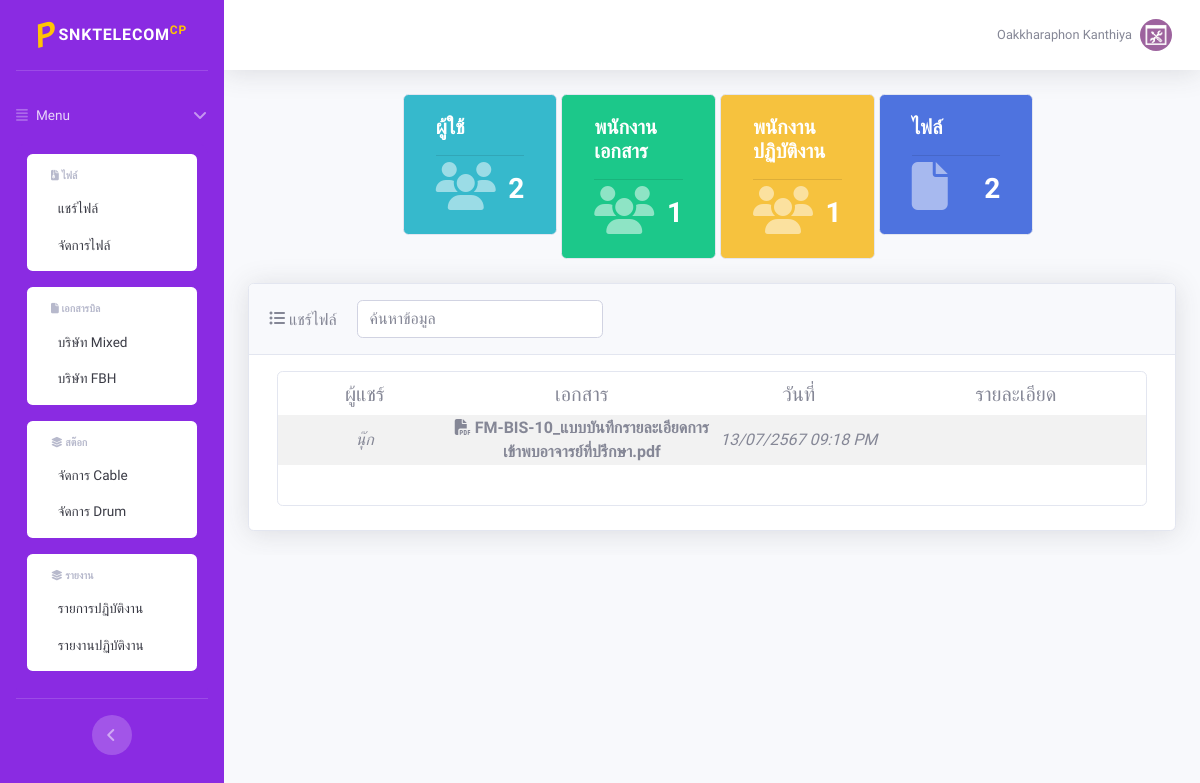
Before: / (signed in) with the older database file.
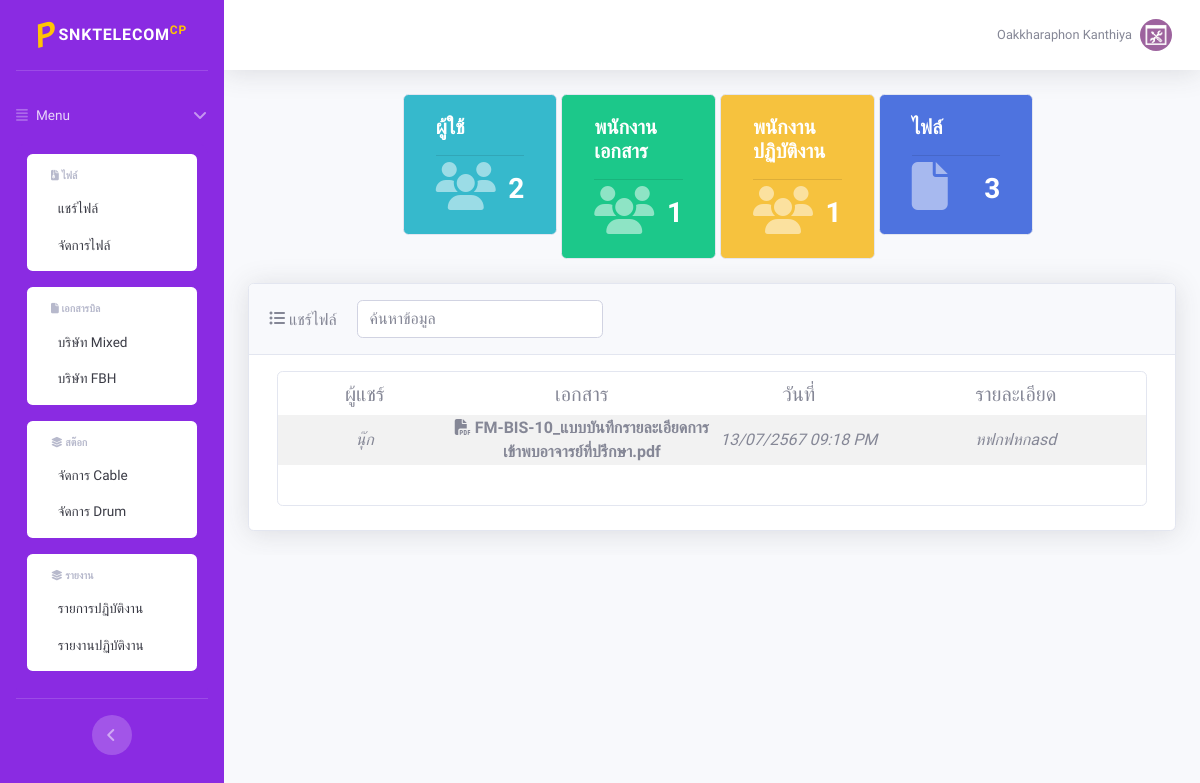
After: the same page with the newer database file.
### tables this page shows
CREATE TABLE `users` (
  `user_id` int(4) NOT NULL,
  `username` varchar(100) NOT NULL,
  `passW` varchar(100) DEFAULT NULL,
  `lv` char(1) NOT NULL DEFAULT '1' COMMENT '0=admin,1=เจ้าของ,2=พนักงานเอกสาร,3=พนักงานปฏิบัติงาน',
  `status` char(1) NOT NULL DEFAULT '1' COMMENT '1=ใช้งาน,0=แบน',
  `users_date` datetime NOT NULL DEFAULT current_timestamp() ON UPDATE current_timestamp(),
  `employee_id` int(4) NOT NULL
);

CREATE TABLE `employee` (
  `employee_id` int(4) NOT NULL,
  `employee_name` varchar(100) NOT NULL,
  `employee_lastname` varchar(100) NOT NULL,
  `employee_age` int(2) NOT NULL,
  `employee_phone` varchar(10) NOT NULL,
  `employee_email` varchar(100) NOT NULL,
  `employee_position` int(1) NOT NULL,
  `employee_status` int(1) NOT NULL,
  `employee_date` datetime NOT NULL
);

CREATE TABLE `files` (
  `files_id` int(5) NOT NULL,
  `name` varchar(200) NOT NULL,
  `description` text NOT NULL,
  `user_id` int(4) NOT NULL,
  `folder_id` int(5) NOT NULL,
  `file_type` varchar(50) NOT NULL,
  `file_path` text NOT NULL,
  `is_public` tinyint(1) DEFAULT 0,
  `files_date` datetime NOT NULL DEFAULT current_timestamp()
);

### home.php (the view, shortened to what this page needs)
<div class="container-fluid">
	<div class="containe-fluid">
		<?php include('connect.php');
		$files = $con->query("SELECT f.*, e.employee_name as uname
                      FROM files f
                      INNER JOIN users u ON u.user_id = f.user_id
                      INNER JOIN employee e ON e.employee_id = u.employee_id
                      WHERE f.is_public = 1
                      ORDER BY DATE(f.files_date) DESC");
		?>
		<div class="row">
			<div class="col-lg-12">
				<div class="card col-md-2 offset-2 bg-info float-left">
					<div class="card-body text-white">
						<h5><b>ผู้ใช้</b></h5>
						<hr>
						<span class="card-icon"><i class="fa fa-users"></i></span>
						<h3 class="text-right"><b>
								<?php
								$stmt = $con->query('SELECT * FROM users');
								echo $stmt->rowCount();
								?>
							</b></h3>
					</div>
				</div>
				<div class="card col-md-2 bg-success offset-2 ml-1 float-left">
					<div class="card-body text-white">
						<h5><b>พนักงานเอกสาร</b></h5>
						<hr>
						<span class="card-icon"><i class="fa fa-users"></i></span>
						<h3 class="text-right"><b>
								<?php
								$stmt = $con->query("SELECT * FROM employee WHERE employee_position = 'พนักงานเอกสาร'");
								echo $stmt->rowCount();
								?>
							</b></h3>
					</div>
				</div>
				<div class="card col-md-2 bg-warning offset-2 ml-1 float-left">
					<div class="card-body text-white">
						<h5><b>พนักงานปฏิบัติงาน</b></h5>
						<hr>
						<span class="card-icon"><i class="fa fa-users"></i></span>
						<h3 class="text-right"><b>
								<?php
								$stmt = $con->query("SELECT * FROM employee WHERE employee_position = 'พนักงานปฏิบัติงาน'");
								echo $stmt->rowCount();
								?>
							</b></h3>
					</div>
				</div>
				<div class="card col-md-2 bg-primary offset-2 ml-1 float-left">
					<div class="card-body text-white">
						<h5><b>ไฟล์</b></h5>
						<hr>
						<span class="card-icon"><i class="fa fa-file"></i></span>
						<h3 class="text-right"><b>
								<?php
								$stmt = $con->query('SELECT * FROM files');
								echo $stmt->rowCount();
								?>
							</b></h3>
					</div>
				</div>
			</div>
		</div>&nbsp;
		<div class="card shadow mb-4">
			<div class="card-header py-3">
				<i class="fa fa-list-ul" aria-hidden="true"></i>&nbsp;แชร์ไฟล์
				<form class="d-none d-sm-inline-block form-inline mr-auto ml-md-3 my-2 my-md-0 mw-100 navbar-search">
					<div class="input-group">
						<input type="text" class="form-control" id="search" aria-label="Small" aria-describedby="inputGroup-sizing-sm" placeholder="ค้นหาข้อมูล">
					</div>
				</form>
			</div>
			<div class="row mt-3 ml-3 mr-3">
				<div class="col-md-12">
					<div class="card border h-100">
						<table width="100%" class="table-striped">
							<thead>
								<tr>
									<th style="padding-top: 10px;" width="20%" scope="col">
										<h5>ผู้แชร์</h5>
									</th>
									<th style="padding-top: 10px;" width="30%" scope="col">
										<h5>เอกสาร</h5>
									</th>
									<th style="padding-top: 10px;" width="20%" scope="col">
										<h5>วันที่</h5>
									</th>
									<th style="padding-top: 10px;" width="30%" scope="col">
										<h5>รายละเอียด</h5>
									</th>
								</tr>
							</thead>
							<tbody>
								<?php if ($files->rowCount() > 0): ?>
									<?php
									while ($row = $files->fetch(PDO::FETCH_ASSOC)) :
										$name = explode(' ||', $row['name']);
										$name = isset($name[1]) ? $name[0] . " (" . $name[1] . ")." . $row['file_type'] : $name[0] . "." . $row['file_type'];
										$pdf_arr = array('pdf', 'ps', 'eps', 'prn');
										$icon = 'fa-file';
										if (in_array(strtolower($row['file_type']), $pdf_arr))
											$icon = 'fa-file-pdf';
									?>
										<tr class='file-item' data-id="<?php echo $row['files_id'] ?>" data-name="<?php echo $name ?>">
											<td><i class="to_file"><?php echo ucwords($row['uname']) ?></i></td>
											<td>
												<span><i class="fa <?php echo $icon ?>"></i></span><b class="to_file"> <?php echo $name ?></b>
											</td>
											<td><i class="to_file"><?php
																	$timestamp = strtotime($row['files_date']);
																	$year_buddhist = date('Y', $timestamp) + 543;
																	$date_buddhist = date('d/m/', $timestamp) . $year_buddhist . date(' h:i A', $timestamp);
																	echo $date_buddhist; ?></i></td>
											<td><i class="to_file"><?php echo $row['description'] ?></i></td>
										</tr>
									<?php endwhile; ?>
								<?php else: ?>
									<tr>
										<td colspan="4" class="text-center">ไม่พบข้อมูล</td>
									</tr>
								<?php endif; ?>
							</tbody>
						</table>
						<div class="pagination-container">
						</div>
					</div>
				</div>
			</div>
		</div>
	</div>
</div>

### header.php (shortened to what this page needs)
<!DOCTYPE html>
<html lang="en">
<head>
  <link href="https://cdnjs.cloudflare.com/ajax/libs/font-awesome/6.5.2/css/all.min.css" rel="stylesheet" type="text/css">
  <link href="css/sb-admin-2.min.css" rel="stylesheet">
  <link href="css/styles.css" rel="stylesheet">
  <link rel="stylesheet" href="https://cdn.jsdelivr.net/npm/sweetalert2@11.4.10/dist/sweetalert2.min.css">
</head>
<body id="page-top">
  <div id="wrapper">
    <ul class="navbar-nav bg-gradient-purple sidebar sidebar-dark accordion" id="accordionSidebar">
      <a class="sidebar-brand d-flex align-items-center justify-content-center" href="index.php?page=<?= base64_encode('home') ?>">
        <div class="sidebar-brand-icon rotate-n-15">
          <i class="warning">P</i>
        </div>
        <div class="sidebar-brand-text mx-1">snktelecom<sup class="warning">CP</sup></div>
      </a>
      <hr class="sidebar-divider">
      <li class="nav-item">
        <a class="nav-link" href="#" data-toggle="collapse" data-target="#collapseTwo" aria-expanded="true" aria-controls="collapseTwo">
          <i class="fas fa-align-justify"></i>
          <span>Menu</span>
        </a>
        <div id="collapseTwo" class="collapse show bg-gradient-purple2" aria-labelledby="headingTwo" data-parent="#accordionSidebar">
          <div class="bg-white py-2 collapse-inner rounded">
            <h6 class="collapse-header collapseTwo"><i class="fa-solid fa-file-zipper"></i> ไฟล์</h6>
            <a class="collapse-item " href="index.php?page=<?= base64_encode('home') ?>">&nbsp; แชร์ไฟล์</a>
            <?php
            if ($_SESSION["lv"] == 0 || $_SESSION["lv"] == 1 || $_SESSION["lv"] == 2) {
            ?>
              <a class="collapse-item " href="index.php?page=<?= base64_encode('files/files') ?>">&nbsp; จัดการไฟล์</a>
            <?php
            }
            ?>
          </div>
          <?php
          if ($_SESSION["lv"] == 0 || $_SESSION["lv"] == 1 || $_SESSION["lv"] == 2) {
          ?>
            <div class="bg-white py-2 collapse-inner rounded">
              <h6 class="collapse-header"><i class="fa-solid fa-file"></i> เอกสารบิล</h6>
              <a class="collapse-item " href="index.php?page=<?= base64_encode('bill/list_mixed') ?>">&nbsp; บริษัท Mixed</a>
              <a class="collapse-item " href="index.php?page=<?= base64_encode('bill/list_fbh') ?>">&nbsp; บริษัท FBH</a>
            </div>
            <div class="bg-white py-2 collapse-inner rounded">
              <h6 class="collapse-header"><i class="fa-solid fa-layer-group"></i> สต๊อก</h6>
              <a class="collapse-item " href="index.php?page=<?= base64_encode('stock/list_stock_cable') ?>">&nbsp; จัดการ Cable</a>
              <a class="collapse-item " href="index.php?page=<?= base64_encode('stock/list_stock_drum') ?>">&nbsp; จัดการ Drum</a>
            </div>
          <?php
          }
          ?>
          <div class="bg-white py-2 collapse-inner rounded">
            <h6 class="collapse-header"><i class="fa-solid fa-layer-group"></i> รายงาน</h6>
            <a class="collapse-item " href="index.php?page=<?= base64_encode('report_work/list_report') ?>">&nbsp; รายการปฏิบัติงาน</a>
            <a class="collapse-item " href="index.php?page=<?= base64_encode('report_work/report_work') ?>">&nbsp; รายงานปฏิบัติงาน</a>
          </div>
        </div>
      </li>
      <hr class="sidebar-divider d-none d-md-block">
      <div class="text-center d-none d-md-inline">
        <button class="rounded-circle border-0" id="sidebarToggle"></button>
      </div>
    </ul>
</body>
</html>

### index.php (shortened to what this page needs)
<?php
include_once("header.php");
?>
<div id="content-wrapper" class="d-flex flex-column">
    <div id="content">
        <?php
        include_once("footer.php");
        $page = isset($_GET['page']) ? base64_decode($_GET['page']) : 'home';
        $pageFile = $page . '.php';
        include $pageFile;
        ?>
    </div>
</div>

### footer.php (shortened to what this page needs)
<?php
include("connect.php");
$users_id = $_SESSION['user_id'];
try {
  $con->setAttribute(PDO::ATTR_ERRMODE, PDO::ERRMODE_EXCEPTION);
  $sql = "SELECT users.*, employee.employee_name, employee.employee_lastname
        FROM users
        INNER JOIN employee ON users.employee_id = employee.employee_id
        WHERE users.user_id = :user_id";
  $stmt = $con->prepare($sql);
  $stmt->bindParam(':user_id', $users_id, PDO::PARAM_INT);
  $stmt->execute();
  $row = $stmt->fetch(PDO::FETCH_ASSOC);
} catch (PDOException $e) {
  die("Could not connect to the database $dbname :" . $e->getMessage());
}
?>
<nav class="navbar navbar-expand navbar-light bg-white topbar mb-4 static-top shadow">
  <ul class="navbar-nav ml-auto">
    <li class="nav-item dropdown no-arrow">
      <a class="nav-link dropdown-toggle" href="#" id="userDropdown" role="button" data-toggle="dropdown" aria-haspopup="true" aria-expanded="false">
        <span class="mr-2 d-none d-lg-inline text-gray-600 small "><?php echo $row['employee_name'] . ' ' . $row['employee_lastname']; ?></span>
        <img class="img-profile rounded-circle" src="img/picture.png">
      </a>
    </li>
  </ul>
</nav>

### css/styles.css (style rules this page uses)
.bg-gradient-purple { background-color: #8a2be2; }
.bg-gradient-purple2 { background-color: #8a2be2; padding: 10px; border: 1px solid #8a2be2; border-radius: 10px; }
body { font-family: "Mitr"; font-size: 16px; background-color: #f8f9fc; }
table { text-align: center; }
.warning { color: #ffc404; }
.file-item { cursor: pointer; }
span.card-icon { position: absolute; font-size: 3em; bottom: 0.2em; color: #ffffff80; }
html, body { height: 100%; margin: 0; padding: 0; }
#content-wrapper { height: 100%; overflow-y: auto; }

Changed rows visible on the page:
changed files "FM-BIS-10_แบบบันทึกรายละเอียดการเข้าพบอาจารย์ที่ปรึกษา.pdf": description (not shown) → "หฟกฟหกasd"
Other visible differences:
$stmt->rowCount(): "2" → "3"
